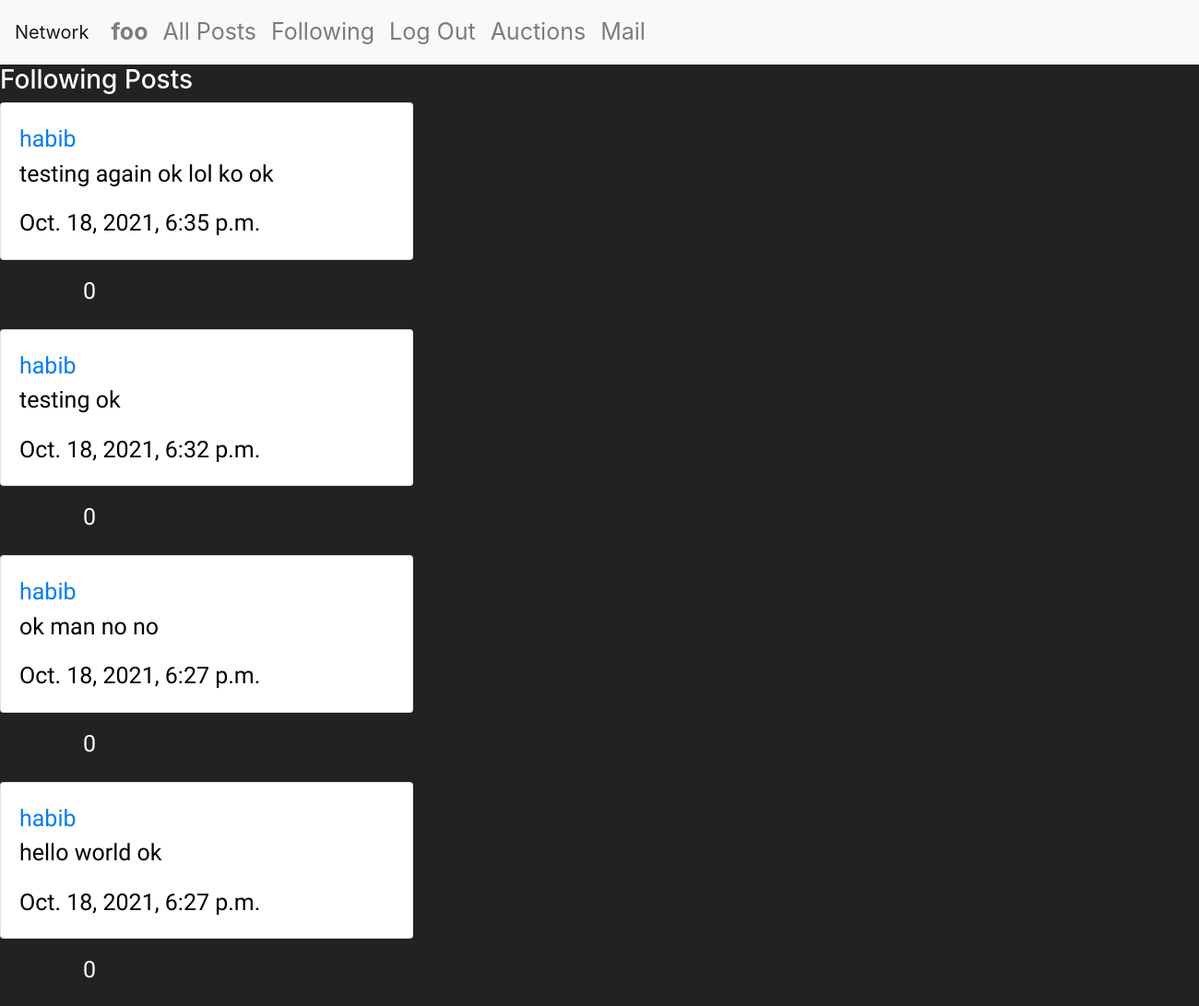
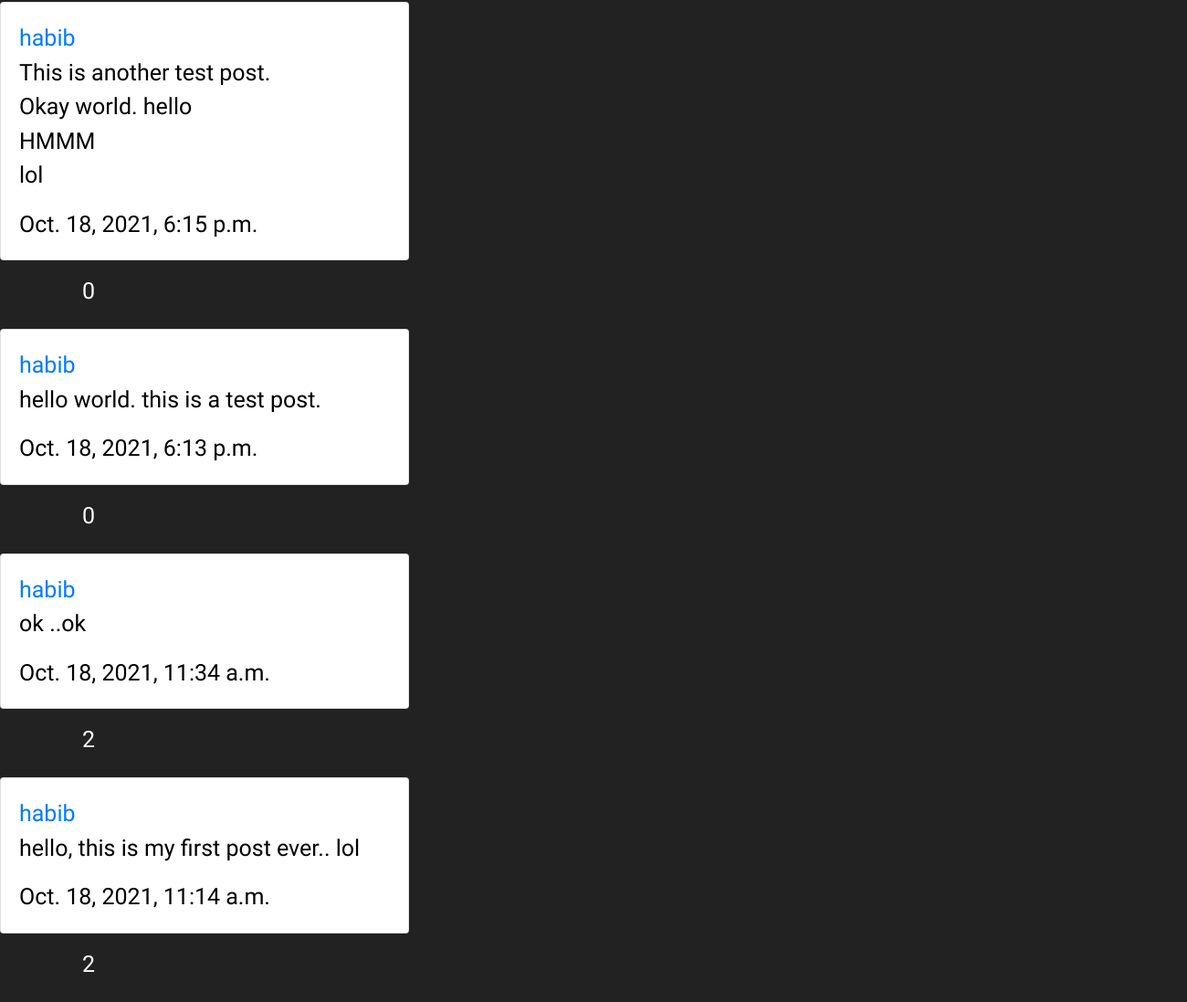
The page /following (signed in) on the database its author committed (2 pictures, top to bottom).
### network/models.py (models this page shows, shortened)
class User(AbstractUser):
    pass

class Post(models.Model):
    user = models.ForeignKey(User, on_delete=models.CASCADE)
    post = models.CharField(max_length=999)
    timestamp = models.DateTimeField(auto_now_add=True)
    def likes(self):
        return Like.objects.filter(post=self.id).count()

### network/views.py (the view)
# urls.py: path('following', views.following, name='following'),
def following(request):
    user = request.user
    followed = Follow.objects.all()
    posts = Post.objects.order_by("-timestamp").all()
    lst = []
    for post in posts:
        for foll in followed:
            if user == foll.user and post.user == foll.following:
                lst.append(post)
    return render(request, "network/following.html", {'posts': lst})

### network/templates/network/following.html (shortened to what this page needs)
{% extends "network/layout.html" %}
{% block style %}
{% load static %}
    <link rel="stylesheet" href="https://maxcdn.bootstrapcdn.com/bootstrap/4.0.0/css/bootstrap.min.css">
{% endblock %}
{% block body %}
<div id="docbody">
    <h3 id="heading">Following Posts</h3>
    <div id="all-posts">
      {% for element in posts %}
      <div id='{{element.id}}Post'>
        <div class="card" style="width: 28rem;color: black;">
          <div class="card-body">
            {% if user.is_authenticated %}
            <a href="profile/{{element.user}}" class="card-title"> {{element.user}} </a>
            {% else %}
            <a class="card-title">{{element.user}}</a>
            {% endif %}
            <p id="{{element.id}}content" class="card-text">{{element.post}}</p>
            <div class="elemTimeStamp">{{element.timestamp}}</div>
          </div>
        </div>
        <div id="{{element.id}}numLikes" class="numLikes">{{element.likes}}</div>
      </div>
      <br>
      {% endfor %}
    </div>
</div>
{% endblock %}

### network/templates/network/layout.html (shortened to what this page needs)
{% load static %}
<!DOCTYPE html>
{% block style %}{% endblock %}
<html>
    <head>
        <link rel="stylesheet" href="https://stackpath.bootstrapcdn.com/bootstrap/4.4.1/css/bootstrap.min.css">
        <link href="{% static 'network/styles.css' %}" rel="stylesheet">
    </head>
    <body>
        <nav class="navbar navbar-expand-lg navbar-light bg-light">
            <a class="navbar-brand" href="{% url 'index' %}">Network</a>
            <div>
              <ul class="navbar-nav mr-auto">
                {% if user.is_authenticated %}
                    <li class="nav-item">
                        <a class="nav-link" href="#"><strong>{{ user.username }}</strong></a>
                    </li>
                {% endif %}
                <li class="nav-item">
                  <a class="nav-link" href="{% url 'index' %}">All Posts</a>
                </li>
                {% if user.is_authenticated %}
                    <li class="nav-item">
                        <a id="following-posts" class="nav-link" href="{% url 'following' %}">Following</a>
                    </li>
                    <li class="nav-item">
                        <a class="nav-link" href="{% url 'logout' %}">Log Out</a>
                    </li>
                    <li class="nav-item">
                        <a class="nav-link" href="{% url 'auctions' %}">Auctions</a>
                    </li>
                    <li class="nav-item">
                        <a class="nav-link" href="{% url 'mail' %}">Mail</a>
                    </li>
                {% endif %}
              </ul>
            </div>
          </nav>
        <div class="body">
            {% block body %}
            {% endblock %}
        </div>
    </body>
</html>

### network/static/network/styles.css (style rules this page uses)
body { background:#222; color: white; font-size: 25px; }
* , button:focus, button::selection { outline: none; }
h3 { color: white; }
#all-posts { font-family: 'Raleway'; }
.numLikes { position: relative; left: 90px; top: 15px; }
.card-text { white-space: pre-wrap; }

### rows shown on the page
User: username "foo"
Post: user "habib", post "testing again ok lol ko ok", timestamp "Oct. 18, 2021, 6:35 p.m.", likes "0"
Post: user "habib", post "testing ok", timestamp "Oct. 18, 2021, 6:32 p.m.", likes "0"
Post: user "habib", post "ok man no no", timestamp "Oct. 18, 2021, 6:27 p.m.", likes "0"
Post: user "habib", post "hello world ok", timestamp "Oct. 18, 2021, 6:27 p.m.", likes "0"
Post: user "habib", post "This is another test post. Okay world. hello HMMM lol", timestamp "Oct. 18, 2021, 6:15 p.m.", likes "0"
Post: user "habib", post "hello world. this is a test post.", timestamp "Oct. 18, 2021, 6:13 p.m.", likes "0"
Post: user "habib", post "ok ..ok", timestamp "Oct. 18, 2021, 11:34 a.m.", likes "2"
Post: user "habib", post "hello, this is my first post ever.. lol", timestamp "Oct. 18, 2021, 11:14 a.m.", likes "2"
